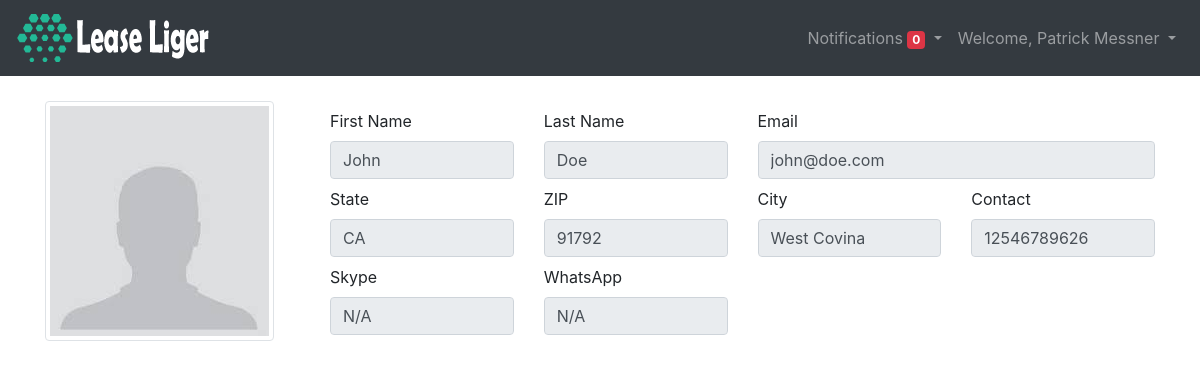
Screenshot of /administration/customer/renterinfo/3 (signed in) with the database file from the repository.
### rentadmin/models.py (models this page shows, shortened)
class Renter(models.Model):
    OPTION = (
        ('Yes','Yes'),
        ('No','No'),
    )
    renterid = models.AutoField(primary_key=True)
    first_name = models.CharField(max_length=200)
    last_name = models.CharField(max_length=200)
    email = models.EmailField(null=True,unique=True)
    state = models.CharField(max_length=200, null=True)
    zip = models.CharField(max_length=200, null=True)
    city = models.CharField(max_length=200, null=True)
    phone = models.CharField(max_length=200, null=True)
    notify_mail = models.EmailField(null=True)
    skype = models.CharField(max_length=200, default="N/A")
    whatsapp = models.CharField(max_length=200, default="N/A")
    experience = models.CharField(max_length=200, null=True)
    driving_license = models.CharField(max_length=200, default="N/A")
    license_image = models.ImageField(upload_to="renters", default="no-one.jpg")
    chauffeur = models.CharField(max_length=200,choices=OPTION,default="No")
    licenseinyears = models.IntegerField(null=True)
    drivinghistory = models.CharField(max_length=200,null=True)
    currentjob = models.CharField(max_length=200,null=True)
    workedincar = models.CharField(max_length=200,null=True)
    caraccident = models.CharField(max_length=200,null=True)
    carprefer = models.CharField(max_length=200,null=True)
    qualityodriver = models.CharField(max_length=200,null=True)
    insurance_no = models.CharField(max_length=200,null=True)
    insurance_image = models.ImageField(upload_to="renters",default="no-one.jpg")
    assigned_car = models.OneToOneField(Car, null=True, on_delete=models.SET_NULL)
    status = models.CharField(max_length=200,null=True,default="Pending")
    avatar = models.ImageField(upload_to="renters", default="no-one.jpg")
    join_type = models.CharField(max_length=100,default="General")
    balance = models.DecimalField(decimal_places=2,max_digits=7,default=0)
    points = models.DecimalField(decimal_places=2,max_digits=7,default=0)
    reference = models.ForeignKey(User,on_delete=models.SET_NULL, null=True)
    network_id = models.CharField(max_length=100,null=True)
    network_code = models.CharField(max_length=100,null=True)
    date_created = models.DateTimeField(auto_now_add=True)

### rentadmin/decorators.py (the view)
        def wrapper_func(request,*args,**kwargs):
            group = None
            if request.user.groups.exists():
                group = request.user.groups.all()[0].name
            if group in allowed_roles:
                return view_func(request,*args,**kwargs)
            else:
                messages.info(request, 'Unauthorized Access')
                return redirect('userlogout')

### rentadmin/views.py (called while the page is built)
@login_required(login_url='userlogin')
@allowed_users(allowed_roles=['customer'])
def renterinfo(request,id):
    info = Renter.objects.get(renterid=id)
    return render(request,"customer/renterprofile.html",{'info': info})

### rentadmin/templates/customer/renterprofile.html (shortened to what this page needs)
{% extends 'customer/customer_layout.html' %}
{% block content %}
{% load static %}
<div class="container mt-4">
    <div class="row">
        <div class="col-lg-12">
        </div>
        <div class="col-lg-3">
            {% if info.avatar == 'no-one.jpg' %}
            <img src="{% static 'images/renters/' %}{{ info.avatar }}" class="img-thumbnail">
            {% else %}
            <img src="{% static 'images/' %}{{ info.avatar }}" class="img-thumbnail">
            {% endif %}
        </div>
        <div class="col-lg-9">
            <div class="row">
                <div class="col-lg-3 mt-2">
                    <label>First Name</label>
                    <input value="{{ info.first_name }}" class="form-control" readonly>
                </div>
                <div class="col-lg-3 mt-2">
                    <label>Last Name</label>
                    <input value="{{ info.last_name }}" class="form-control" readonly>
                </div>
                <div class="col-lg-6 mt-2">
                    <label>Email</label>
                    <input value="{{ info.email }}" class="form-control" readonly>
                </div>
                <div class="col-lg-3 mt-2">
                    <label>State</label>
                    <input value="{{ info.state }}" class="form-control" readonly>
                </div>
                <div class="col-lg-3 mt-2">
                    <label>ZIP</label>
                    <input value="{{ info.zip }}" class="form-control" readonly>
                </div>
                <div class="col-lg-3 mt-2">
                    <label>City</label>
                    <input value="{{ info.city }}" class="form-control" readonly>
                </div>
                <div class="col-lg-3 mt-2">
                    <label>Contact</label>
                    <input value="{{ info.phone }}" class="form-control" readonly>
                </div>
                <div class="col-lg-3 mt-2">
                    <label>Skype</label>
                    <input value="{{ info.skype }}" class="form-control" readonly>
                </div>
                <div class="col-lg-3 mt-2">
                    <label>WhatsApp</label>
                    <input value="{{ info.whatsapp }}" class="form-control" readonly>
                </div>
            </div>
        </div>
    </div>
</div>
{% endblock %}

### rentadmin/templates/customer/navbar.html (shortened to what this page needs)
{% load static %}
<nav class="navbar navbar-expand-lg navbar-dark bg-dark">
  <a class="navbar-brand" href="{% url 'customerhome' %}"><img src="{% static 'images/logo.png' %}"></a>
  <div class="collapse navbar-collapse" id="navbarSupportedContent">
    <ul class="navbar-nav ml-auto">
      <li class="nav-item dropdown">
        <a class="nav-link dropdown-toggle" href="#" id="notifyDropdown" role="button" data-toggle="dropdown" aria-haspopup="true" aria-expanded="false">
          Notifications <span class="badge badge-danger">{{ notify|length }}</span>
        </a>
      </li>
      <li class="nav-item dropdown">
        <a class="nav-link dropdown-toggle" href="#" id="navbarDropdown" role="button" data-toggle="dropdown" aria-haspopup="true" aria-expanded="false">
          Welcome, {{ request.user.first_name }} {{ request.user.last_name }}
        </a>
      </li>
    </ul>
  </div>
</nav>

### rows the page displays
Renter: avatar (picture), first_name "John", last_name "Doe", email "john@doe.com", state "CA", zip "91792", city "West Covina", phone "12546789626", skype "N/A", whatsapp "N/A"

### other values shown
{{ notify|length }} "0"
{{ request.user.first_name }} "Patrick"
{{ request.user.last_name }} "Messner"
